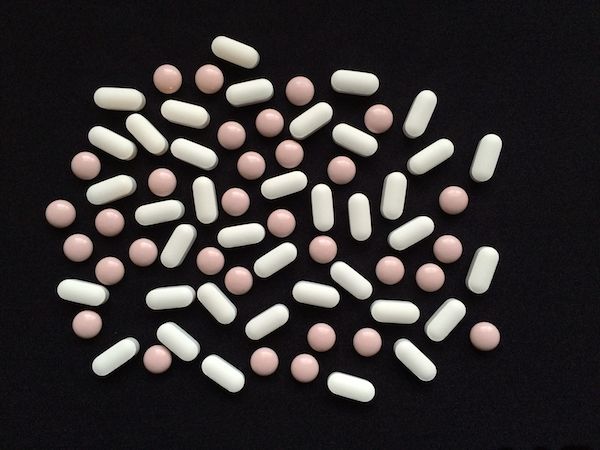
#> input picture Computer_Vision/practical2_atHome/pills.png, 600 x 450 px, found by its file name
$ python practical02-athome.py
#> lines starting #> are read from the running program, lines starting #| are printed output that depends on the picture; after the words box and inside, x2 and y2 are one past the last pixel; in counts of white or black regions, pixels touching at a corner belong together
#Ryan Karl
import matplotlib.pyplot as plt
from skimage import data
from skimage.filters import threshold_otsu
import skimage
import os
import numpy as np
from skimage.color import rgb2gray
from skimage import io
from skimage import measure
from skimage import data
from skimage.filters import threshold_otsu
from skimage.measure import label, regionprops

image = io.imread('/Users/ryankarl/Computer_Vision/practical2_atHome/pills.png')
#> image is the input picture: shape (450, 600, 4); mean R, G, B, A 55.8, 51.4, 51.2, 255
image = rgb2gray(image)
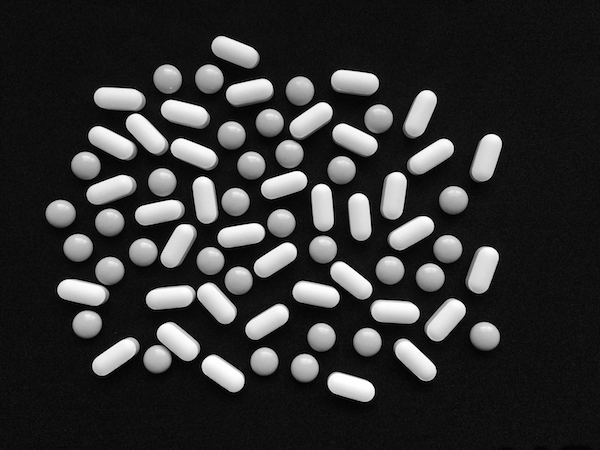
#> image: shape (450, 600) float64; min 0, max 1, mean 0.205
threshold = threshold_otsu(image)
#> threshold = 0.412
n = 8

image_bin = image > threshold
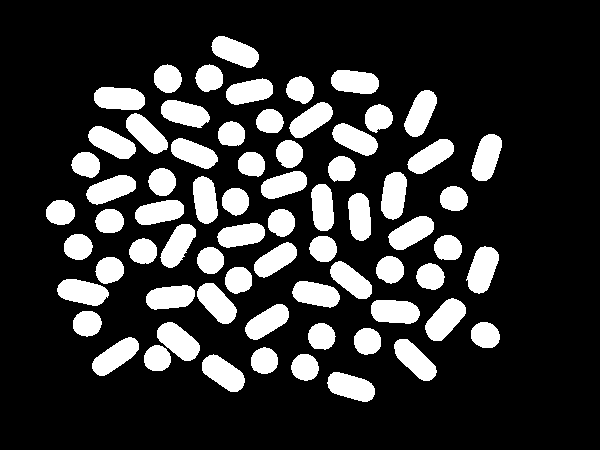
#> image_bin: shape (450, 600) bool; 20.3% white; 70 white regions, largest, box (x1, y1, x2, y2) and area: (425, 298, 466, 341) 1057, (466, 246, 499, 294) 1048, (157, 322, 200, 361) 1022
eroded_image = skimage.morphology.binary_erosion(image_bin)
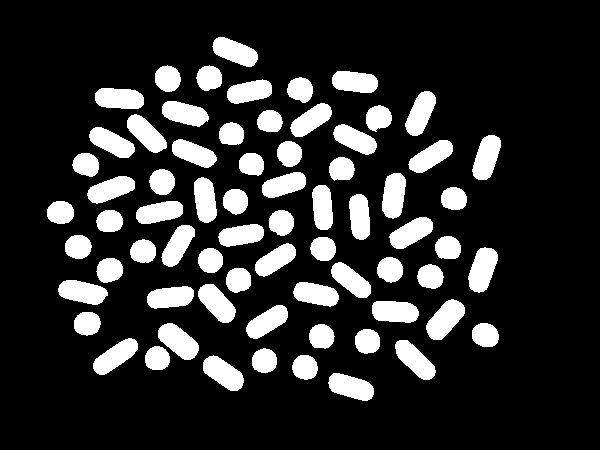
#> eroded_image: shape (450, 600) bool; 17.9% white; 70 white regions


labels = measure.label(eroded_image, n)
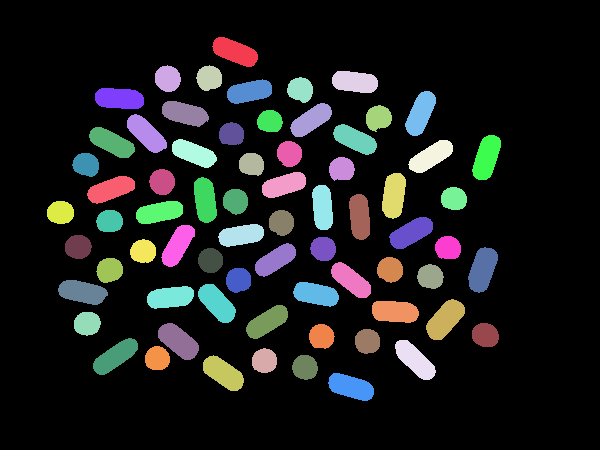
#> labels: shape (450, 600) int32; 71 distinct labels, from 0 to 70; one colour per label, 0 black
features = measure.regionprops(labels, coordinates='xy')
#> features = 70 regions; largest, box (x1, y1, x2, y2) and area: (426, 299, 465, 340) 955, (468, 247, 498, 293) 933, (158, 323, 199, 360) 920, (203, 355, 244, 391) 885, (58, 280, 108, 305) 884

oval_pills = 0
circle_pills = 0

i = 0
while i < len(features):
    if (features[i].major_axis_length/features[i].minor_axis_length) > 1.5:
        oval_pills += 1
    else:
        circle_pills += 1

    i += 1
#> this loop made 70 passes
#> after the loop, circle_pills = 32; i = 70; oval_pills = 38


print('Number of Oval Pills: ' + str(oval_pills))
#| Number of Oval Pills: 38
print('Number of Circle Pills: ' + str(circle_pills))
#| Number of Circle Pills: 32
